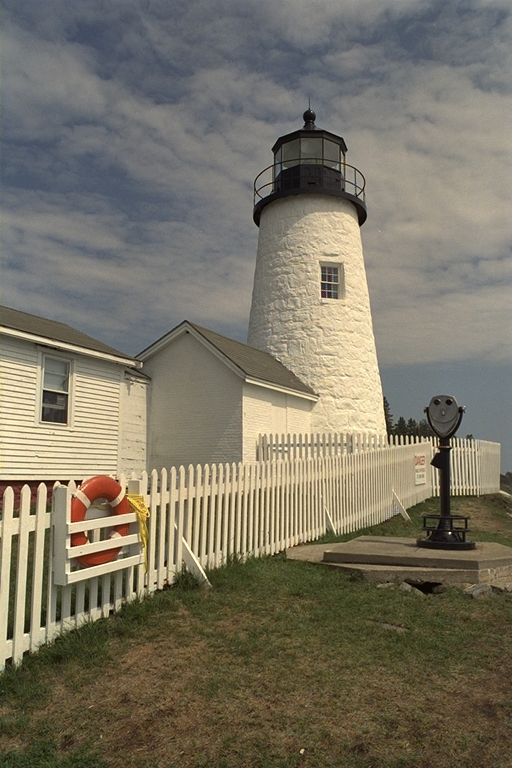
#> input picture tests/images/lighthouse.tif, 512 x 768 px
$ python -i homogeneity.py   (imports and definitions only)
#> lines starting #> are read from the running program, lines starting #| are printed output that depends on the picture; after the words box and inside, x2 and y2 are one past the last pixel; in counts of white or black regions, pixels touching at a corner belong together
#!/usr/bin/env python3
# -*- coding: utf-8 -*-
"""
AHD — interpolation edge-aware guidée par l'homogénéité locale
(implémentation propre du projet, aucun code tiers repris).

Inspirée du principe général de :

    Hirakawa, K., Parks, T. W. (2005). "Adaptive homogeneity-directed
    demosaicing algorithm." IEEE Transactions on Image Processing,
    14(3), 360-369.

Il ne s'agit pas d'un portage de l'algorithme original (qui compare deux
directions candidates dans un espace de couleur perceptuel et sélectionne
la plus homogène) : cette implémentation approxime l'idée par une
interpolation directionnelle du vert pondérée par le gradient local
(``ahd_interpolate_green``), puis interpole rouge/bleu sur leur
chrominance au vert (``ahd_interpolate_red_blue``).

Limite : motif Bayer RGGB uniquement (``compute_masks``).
"""
from __future__ import annotations

from typing import Tuple

import numpy as np
from scipy.ndimage import convolve

__all__ = ["ahd_demosaic"]


def compute_masks(shape: Tuple[int, int]) -> Tuple[np.ndarray, np.ndarray, np.ndarray]:
    """
    Construit les masques R, G, B d'un motif de Bayer RGGB.

    Parameters
    ----------
    shape : Tuple[int, int]
        Forme de l'image (hauteur, largeur).

    Returns
    -------
    Tuple[np.ndarray, np.ndarray, np.ndarray]
        Masques R, G, B.
    """
    r_mask = np.zeros(shape, dtype=np.float32)
    g_mask = np.zeros(shape, dtype=np.float32)
    b_mask = np.zeros(shape, dtype=np.float32)

    r_mask[0::2, 0::2] = 1
    g_mask[0::2, 1::2] = 1
    g_mask[1::2, 0::2] = 1
    b_mask[1::2, 1::2] = 1
    return r_mask, g_mask, b_mask


def ahd_interpolate_green(image: np.ndarray, g_mask: np.ndarray) -> np.ndarray:
    """
    Interpolation edge-aware du canal vert.

    Parameters
    ----------
    image : np.ndarray
        Mosaïque Bayer.
    g_mask : np.ndarray
        Masque des échantillons verts.

    Returns
    -------
    np.ndarray
        Canal vert interpolé.
    """
    green_kernel = np.array([
        [0, 0.25, 0],
        [0.25, 0, 0.25],
        [0, 0.25, 0]
    ], dtype=np.float32)
    green = image * g_mask
    bilinear_g = convolve(green, green_kernel, mode='mirror')
    green += bilinear_g * (1 - g_mask)
    green = np.clip(green, 0, 1)

    gx_kernel = np.array([
        [0, 0, 0],
        [-1, 0, 1],
        [0, 0, 0]
    ], dtype=np.float32)
    gy_kernel = gx_kernel.T

    grad_x = np.abs(convolve(green, gx_kernel, mode='mirror'))
    grad_y = np.abs(convolve(green, gy_kernel, mode='mirror'))

    denom = grad_x + grad_y
    denom = np.where(denom < 1e-3, 1e-3, denom)  # Stabilise les divisions
    weight_x = grad_y / denom
    weight_y = grad_x / denom

    green_h = convolve(green, np.array([
        [0, 0.5, 0],
        [0, 0, 0],
        [0, 0.5, 0]
    ]), mode='mirror')
    green_v = convolve(green, np.array([
        [0, 0, 0],
        [0.5, 0, 0.5],
        [0, 0, 0]
    ]), mode='mirror')

    green_interp = weight_x * green_h + weight_y * green_v

    # Repli bilinéaire dans les régions très plates
    flat_region = (grad_x + grad_y < 0.02)
    green_interp = np.where(flat_region, bilinear_g, green_interp)

    green = green * g_mask + green_interp * (1 - g_mask)
    return np.clip(green, 0, 1)


def ahd_interpolate_red_blue(
    image: np.ndarray,
    green: np.ndarray,
    r_mask: np.ndarray,
    b_mask: np.ndarray
) -> Tuple[np.ndarray, np.ndarray]:
    """
    Interpolation edge-aware des canaux rouge et bleu, guidée par le vert.

    Parameters
    ----------
    image : np.ndarray
        Mosaïque Bayer.
    green : np.ndarray
        Canal vert interpolé.
    r_mask : np.ndarray
        Masque des échantillons rouges.
    b_mask : np.ndarray
        Masque des échantillons bleus.

    Returns
    -------
    Tuple[np.ndarray, np.ndarray]
        Canaux rouge et bleu interpolés.
    """
    # Chrominance = R-G et B-G
    red = image * r_mask
    blue = image * b_mask

    chrom_r = (red - green) * r_mask
    chrom_b = (blue - green) * b_mask

    # Interpolation bilinéaire de la chrominance
    bilinear_kernel = np.array([
        [0.25, 0.5, 0.25],
        [0.5, 0, 0.5],
        [0.25, 0.5, 0.25]
    ], dtype=np.float32)

    interp_chrom_r = convolve(chrom_r, bilinear_kernel, mode='mirror')
    interp_chrom_b = convolve(chrom_b, bilinear_kernel, mode='mirror')

    # Bornage de la chrominance pour éviter les artefacts de couleur
    interp_chrom_r = np.clip(interp_chrom_r, -0.5, 0.5)
    interp_chrom_b = np.clip(interp_chrom_b, -0.5, 0.5)

    red_full = green + interp_chrom_r
    blue_full = green + interp_chrom_b

    red_full = red * r_mask + red_full * (1 - r_mask)
    blue_full = blue * b_mask + blue_full * (1 - b_mask)

    return np.clip(red_full, 0, 1), np.clip(blue_full, 0, 1)


def ahd_demosaic(image: np.ndarray) -> np.ndarray:
    """
    Dématriçe une mosaïque Bayer RGGB par interpolation edge-aware AHD-like.

    Parameters
    ----------
    image : np.ndarray
        Mosaïque Bayer 2D, normalisée dans ``[0, 1]``.

    Returns
    -------
    np.ndarray
        Image RGB démosaïquée, forme ``(H, W, 3)``.
    """
    r_mask, g_mask, b_mask = compute_masks(image.shape)
    green = ahd_interpolate_green(image, g_mask)
    red, blue = ahd_interpolate_red_blue(image, green, r_mask, b_mask)

    rgb = np.stack([red, green, blue], axis=-1)
    return np.clip(rgb, 0, 1)

>>> import cv2
>>> picture = cv2.imread('../../../../../tests/images/lighthouse.tif', cv2.IMREAD_GRAYSCALE)
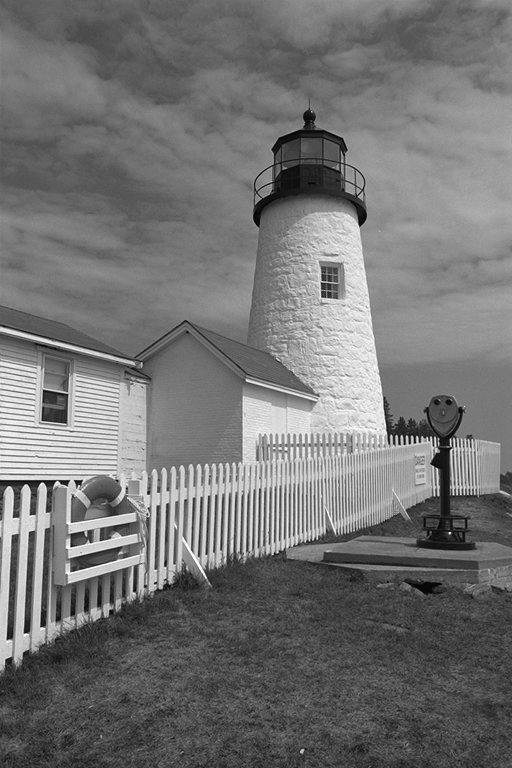
#> picture: shape (768, 512); min 0, max 252, mean 115.7
>>> result = ahd_demosaic(picture)
#> in ahd_interpolate_green, `green = np.clip(green, 0, 1)`:
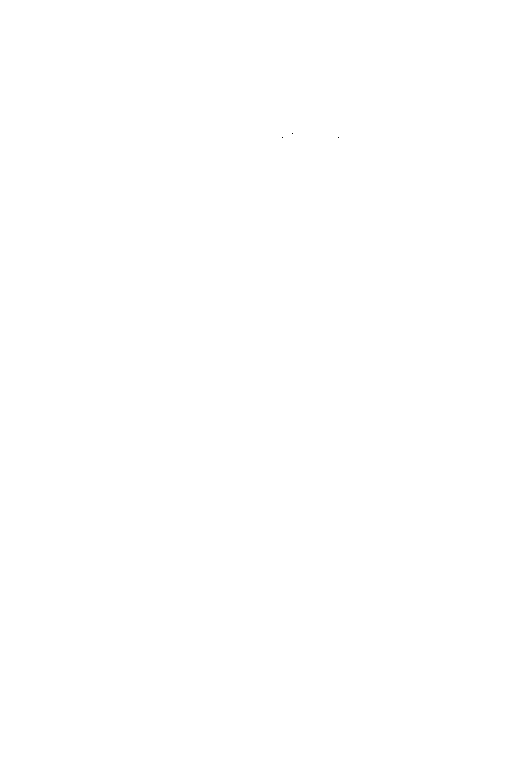
#> green: shape (768, 512) float32; values 0 (black) and 1 (white), 100% white; black in thin lines or dots, all inside (x1, y1, x2, y2) = (282, 133, 339, 138)
#> in ahd_interpolate_green, `grad_x = np.abs(convolve(green, gx_kernel, mode='mirror'))`: grad_x: shape (768, 512) float32; values 0 (black) and 1 (white), 0% white in thin lines or dots, all inside (x1, y1, x2, y2) = (281, 133, 340, 138)
#> in ahd_interpolate_green, `grad_y = np.abs(convolve(green, gy_kernel, mode='mirror'))`: grad_y: shape (768, 512) float32; values 0 (black) and 1 (white), 0% white in thin lines or dots, all inside (x1, y1, x2, y2) = (282, 132, 339, 139)
#> in ahd_interpolate_green, `denom = grad_x + grad_y`: denom: shape (768, 512) float32; values 0 (black) and 1 (white), 0% white in thin lines or dots, all inside (x1, y1, x2, y2) = (281, 132, 340, 139)
#> in ahd_interpolate_red_blue, `blue = image * b_mask`:
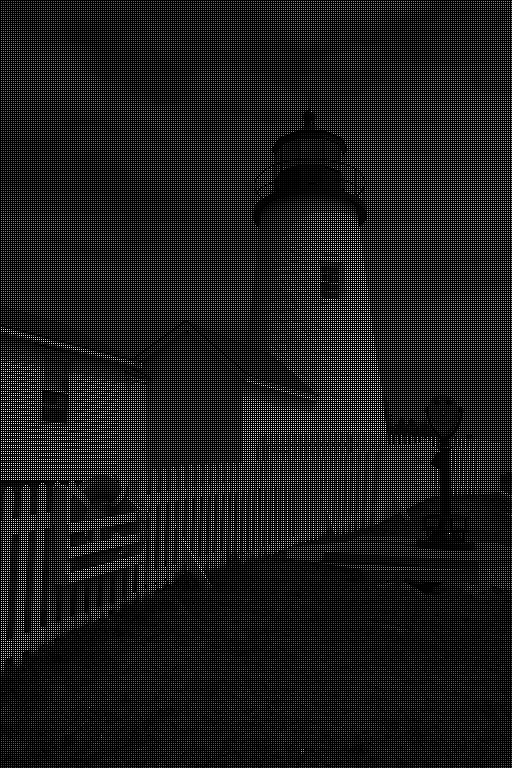
#> blue: shape (768, 512) float32; min 0, max 252, mean 28.9
#> in ahd_interpolate_red_blue, `interp_chrom_r = np.clip(interp_chrom_r, -0.5, 0.5)`:
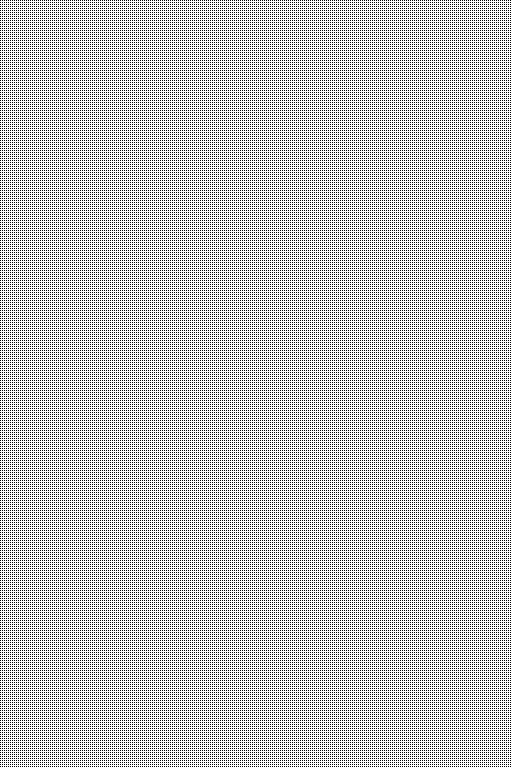
#> interp_chrom_r: shape (768, 512) float32; values 0 (black) and 0.5 (white), 75% white; black in thin lines or dots
#> in ahd_interpolate_red_blue, `interp_chrom_b = np.clip(interp_chrom_b, -0.5, 0.5)`:
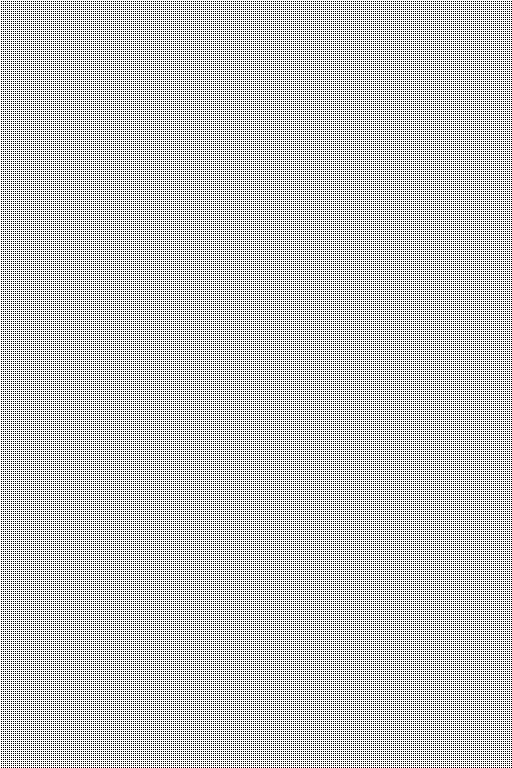
#> interp_chrom_b: shape (768, 512) float32; values 0 (black) and 0.5 (white), 75% white; black in thin lines or dots
#> in ahd_interpolate_red_blue, `red_full = green + interp_chrom_r`:
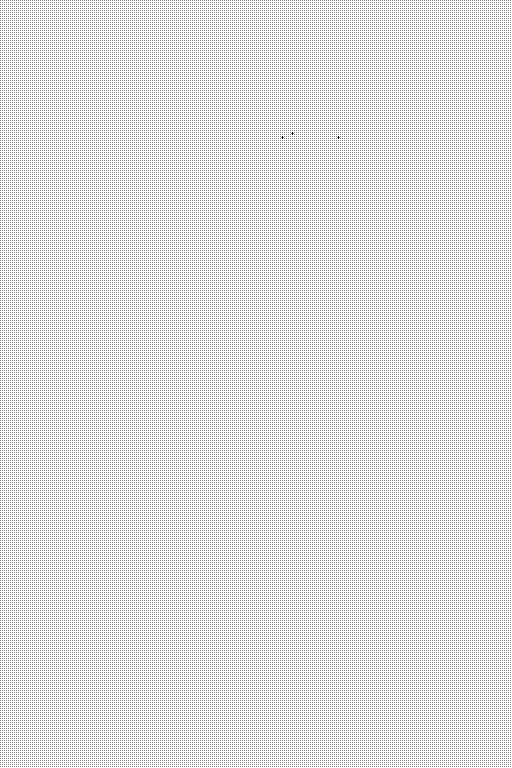
#> red_full: shape (768, 512) float32; min 0.5, max 1.5, mean 1.37; drawn with min black and max white
#> in ahd_interpolate_red_blue, `blue_full = green + interp_chrom_b`:
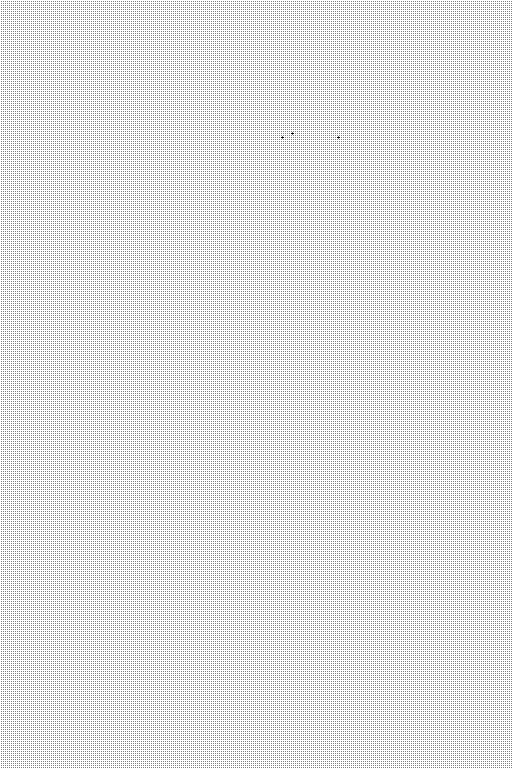
#> blue_full: shape (768, 512) float32; min 0.5, max 1.5, mean 1.37; drawn with min black and max white
